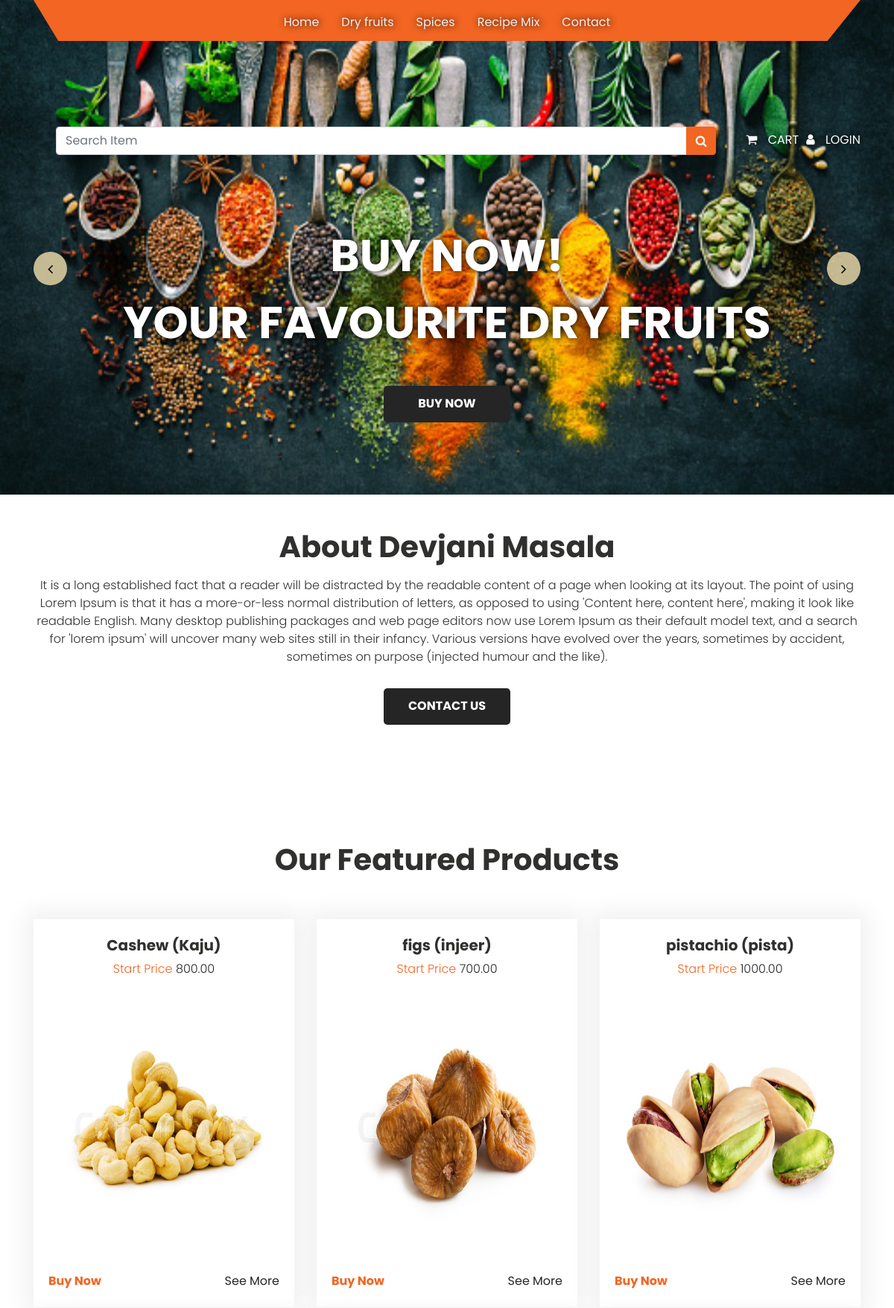
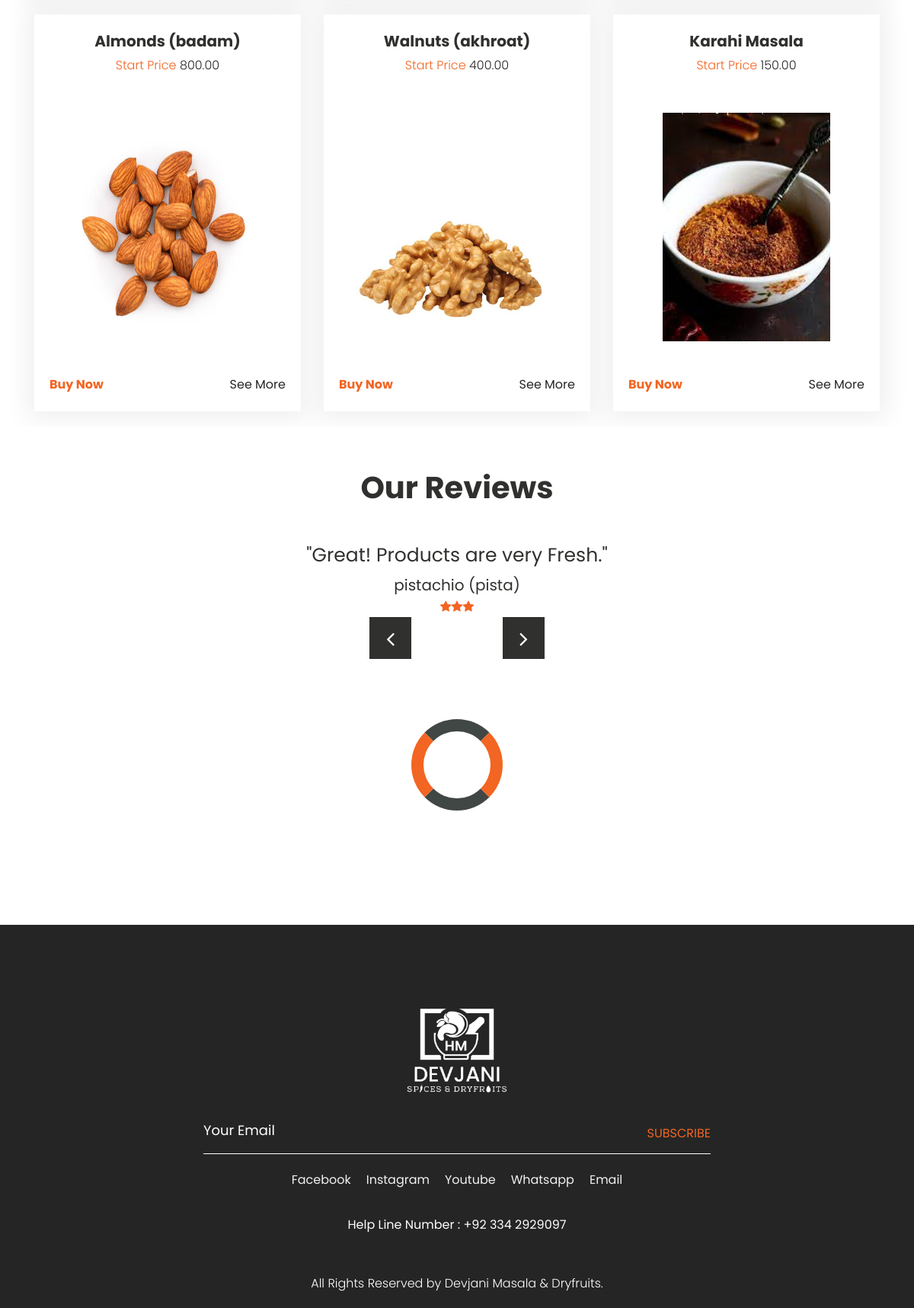
Screenshot of /devjanimasala/ with the database file from the repository (2 pictures, top to bottom).
### devjanimasalaapp/models.py (models this page shows, shortened)
class Category(models.Model):
    category_name = models.CharField(max_length=50)

class Product(models.Model):
    product_name = models.CharField(max_length=50)
    product_image = models.ImageField(upload_to="./products")
    product_price = models.DecimalField(max_digits=10, decimal_places=2)
    products_featured = models.BooleanField()
    product_details = models.TextField(max_length=1200)
    category = models.ForeignKey('Category' , on_delete=models.CASCADE, related_name='product')
    def __str__(self):
        return (self.product_name)

class Rating(models.Model):
    ONE = '1'
    TWO = '2'
    THREE = '3'
    FOUR = '4'
    FIVE = '8'
    RATINGS_CHOICES = [
        (ONE, '1'),
        (TWO, '2'),
        (THREE, '3'),
        (FOUR, '4'),
        (FIVE, '5'),
    ]
    product = models.ForeignKey('Product' , on_delete=models.CASCADE, related_name='rating')
    product_review = models.TextField(max_length=500)
    product_ratings = models.CharField(max_length=1, choices = RATINGS_CHOICES)

### devjanimasalaapp/views.py (the view)
# urls.py: path('', views.home),
def home(request):
    product = Product.objects.all()
    ratings = Rating.objects.all()
    feature = Product.objects.filter(products_featured=True)
    context = {"product":product, "ratings":ratings, "feature":feature}
    return render(request, 'index.html', context)

### devjanimasalaapp/context_processors.py (called while the page is built)
def category(request):
    category = Category.objects.all()
    return {"Category":category}

### devjanimasalaapp/templates/index.html (shortened to what this page needs)
{% load static %}
<html lang="en">
   <head>
      <link rel="stylesheet" type="text/css" href="{% static 'css/bootstrap.min.css' %}">
      <link rel="stylesheet" type="text/css" href="{% static 'css/style.css' %}">
      <link rel="stylesheet" href="{% static 'css/responsive.css' %}">
      <link rel="stylesheet" href="{% static 'css/jquery.mCustomScrollbar.min.css' %}">
      <link rel="stylesheet" href="https://netdna.bootstrapcdn.com/font-awesome/4.0.3/css/font-awesome.css">
      <link rel="stylesheet" type="text/css" href="https://stackpath.bootstrapcdn.com/font-awesome/4.7.0/css/font-awesome.min.css">
      <link rel="stylesheet" href="{% static 'css/owl.carousel.min.css' %}">
      <link rel="stylesheet" href="{% static 'https://cdnjs.cloudflare.com/ajax/libs/fancybox/2.1.5/jquery.fancybox.min.css' %}" media="screen">
   </head>
   <body>
<div class="banner_bg_main">
   <div class="container">
      <div class="header_section_top">
         <div class="row">
            <div class="col-sm-12">
               <div class="custom_menu">
                  <ul>
                     <li><a href="/devjanimasala/">Home</a></li>
                     {% for category in Category  %}
                    <li><a href=/devjanimasala/category/{{category.id}}>{{category.category_name}}</a></li>
                    {% endfor %}
                     <li><a href="/devjanimasala/contact/">Contact</a></li>
                  </ul>
               </div>
            </div>
         </div>
      </div>
   </div>
   <div class="logo_section">
      <div class="container">
         <div class="row">
            <div class="col-sm-12">
            </div>
         </div>
      </div>
   </div>
   <div class="header_section">
      <div class="container">
         <div class="containt_main">
            <div class="main">
               <div class="input-group">
                  <input type="text" class="form-control" placeholder="Search Item">
                  <div class="input-group-append">
                     <button class="btn btn-secondary" type="button" style="background-color: #f26522; border-color:#f26522 ">
                     <i class="fa fa-search"></i>
                     </button>
                  </div>
               </div>
            </div>
            <div class="header_box">
               <div class="login_menu">
                  <ul>
                     <li><a href="#">
                        <i class="fa fa-shopping-cart" aria-hidden="true"></i>
                        <span class="padding_10">Cart</span></a>
                     </li>
                     <li><a href="#">
                        <i class="fa fa-user" aria-hidden="true"></i>
                        <span class="padding_10">Login</span></a>
                     </li>
                  </ul>
               </div>
            </div>
         </div>
      </div>
   </div>
   <div class="banner_section layout_padding">
      <div class="container">
         <div id="my_slider" class="carousel slide" data-ride="carousel">
            <div class="carousel-inner">
               <div class="carousel-item active">
                  <div class="row">
                     <div class="col-sm-12">
                        <h1 class="banner_title">Buy Now! <br>Your favourite Dry Fruits</h1>
                        <div class="buynow_bt"><a href=category/1>Buy Now</a></div>
                     </div>
                  </div>
               </div>
            </div>
            <a class="carousel-control-prev" href="#my_slider" role="button" data-slide="prev">
            <i class="fa fa-angle-left"></i>
            </a>
            <a class="carousel-control-next" href="#my_slider" role="button" data-slide="next">
            <i class="fa fa-angle-right"></i>
            </a>
         </div>
      </div>
   </div>
</div>
<div class="container">
   <div>
         <div class="fashion_section_2" style="margin-bottom: 200px;">
            <h4  class="fashion_taital"><span>About Devjani Masala</span></h4>
            <p class="price_text" style="color:#30302e">It is a long established fact that a reader will be distracted by the readable content of a page when looking at its layout. The point of using Lorem Ipsum is that it has a more-or-less normal distribution of letters, as opposed to using 'Content here, content here', making it look like readable English. Many desktop publishing packages and web page editors now use Lorem Ipsum as their default model text, and a search for 'lorem ipsum' will uncover many web sites still in their infancy. Various versions have evolved over the years, sometimes by accident, sometimes on purpose (injected humour and the like).</p>
            <div class="buynow_bt"><a href="/devjanimasala/contact/">Contact Us</a></div>
         </div>
   </div>
</div>
<div class="jewellery_section">
   <div id="jewellery_main_slider" class="carousel slide" data-ride="carousel">
      <div class="carousel-inner">
         <div class="carousel-item active">
            <div class="container">
               <h1 class="fashion_taital">Our Featured Products</h1>
               <h1 class="fashion_taital">{{category.category_name}}</h1>
               <div class="fashion_section_2">
                  <div class="row">
                     {% for feature in feature %}
                     <div class="col-lg-4 col-sm-4">
                        <div class="box_main">
                           <h4 class="shirt_text">{{feature.product_name}}</h4>
                           <p class="price_text">Start Price  <span style="color: #262626;">{{feature.product_price}}</span></p>
                           <div class="jewellery_img"><img src="../../{{feature.product_image}}"></div>
                           <div class="btn_main">
                              <div class="buy_bt"><a href="#">Buy Now</a></div>
                              <div class="seemore_bt"><a href=./product/{{feature.id}}>See More</a></div>
                           </div>
                        </div>
                     </div>
                     {% endfor %}
                  </div>
               </div>
            </div>
         </div>
      </div>
   </div>
</div>
 <div class="fashion_section">
   <div class="container">
      <h1 class="fashion_taital">Our Reviews</h1>
   <div id="main_slider" class="carousel slide" data-ride="carousel">
      <div class="carousel-inner">
         {% for ratings in ratings %}
         <div class="carousel-item {% if forloop.counter0 == 0 %} active {% endif %}">
               <div class="fashion_section_2">
                  <h4 class="shirt_text" style="font-size: 25px;"><span style="font-weight: normal;">"{{ratings.product_review}}"</span></h4>
                  <h3 class="shirt_text"><span style="font-weight: normal;">{{ratings.product}}</span></h3>
                 {% if ratings.product_ratings == "1" %}
                  <p class="price_text"><span style="color: #262626;"><i class="fa fa-star"></i> </span></p>
                 {% elif ratings.product_ratings == "2" %}
                  <p class="price_text"><span style="color: #262626;"><i class="fa fa-star"></i><i class="fa fa-star"></i></span></p>
                 {% elif ratings.product_ratings == "3" %}
                  <p class="price_text"><span style="color: #262626;"><i class="fa fa-star"></i><i class="fa fa-star"></i><i class="fa fa-star"></i> </span></p>
                 {% elif ratings.product_ratings == "4" %}
                  <p class="price_text"><span style="color: #262626;"><i class="fa fa-star"></i><i class="fa fa-star"></i><i class="fa fa-star"></i><i class="fa fa-star"></i> </span></p>
                 {% elif ratings.product_ratings == "5" %}
                 <p class="price_text"><span style="color: #262626;"><i class="fa fa-star"></i><i class="fa fa-star"></i><i class="fa fa-star"></i><i class="fa fa-star"></i><i class="fa fa-star"></i> </span></p>
                {% endif %}
               </div>
         </div>
         {% endfor %}
      </div>
      <a class="carousel-control-next" href="#main_slider" role="button" data-slide="prev">
         <i class="fa fa-angle-left"></i>
      </a>
      <a class="carousel-control-prev" href="#main_slider" role="button" data-slide="next">
      <i class="fa fa-angle-right"></i>
      </a>
   </div>
   </div>
   <div class="loader_main">
      <div class="loader"></div>
   </div>
</div>
      {% include "footer.html" %}
   </body>
</html>

### devjanimasalaapp/templates/footer.html
 {% load static %}
 <div class="footer_section layout_padding">
    <div class="container">
       <div class="footer_logo"><a href="index.html"><img src="{% static 'images/logo.png' %}"></a></div>
       <div class="input_bt">
          <input type="text" class="mail_bt" placeholder="Your Email" name="Your Email">
          <span class="subscribe_bt" id="basic-addon2"><a href="#">Subscribe</a></span>
       </div>
       <div class="footer_menu">
          <ul>
             <li><a href="http://faceboom.com/DevjaniMasalaDryFruits" target="_blank">Facebook</a></li>
             <li><a href="http://instagram.com/DevjaniMasalaDryfruits">Instagram</a></li>
             <li><a href="https://www.youtube.com/channel/UCakIYh8kETHpy72_cwHgcCQ">Youtube</a></li>
             <li><a href="https://wa.me/923342929097">Whatsapp</a></li>
             <li><a href="hmspicesanddryfruits@gmail.com">Email</a></li>
          </ul>
       </div>
       <div class="location_main">Help Line Number : <a href="tel:03342929097">+92 334 2929097</a></div>
    </div>
 </div>
 <div class="copyright_section">
    <div class="container">
       <p class="copyright_text">All Rights Reserved by Devjani Masala & Dryfruits.</p>
    </div>
 </div>

### rows the page displays
Category: category_name "Dry fruits"
Category: category_name "Spices"
Category: category_name "Recipe Mix"
Product: product_name "Cashew (Kaju)", product_price "800.00", product_image (picture)
Product: product_name "figs (injeer)", product_price "700.00", product_image (picture)
Product: product_name "pistachio (pista)", product_price "1000.00", product_image (picture)
Product: product_name "Almonds (badam)", product_price "800.00", product_image (picture)
Product: product_name "Walnuts (akhroat)", product_price "400.00", product_image (picture)
Product: product_name "Karahi Masala", product_price "150.00", product_image (picture)
Rating: product_review "Great! Products are very Fresh.", product "pistachio (pista)", product_ratings "3" (drawn)
